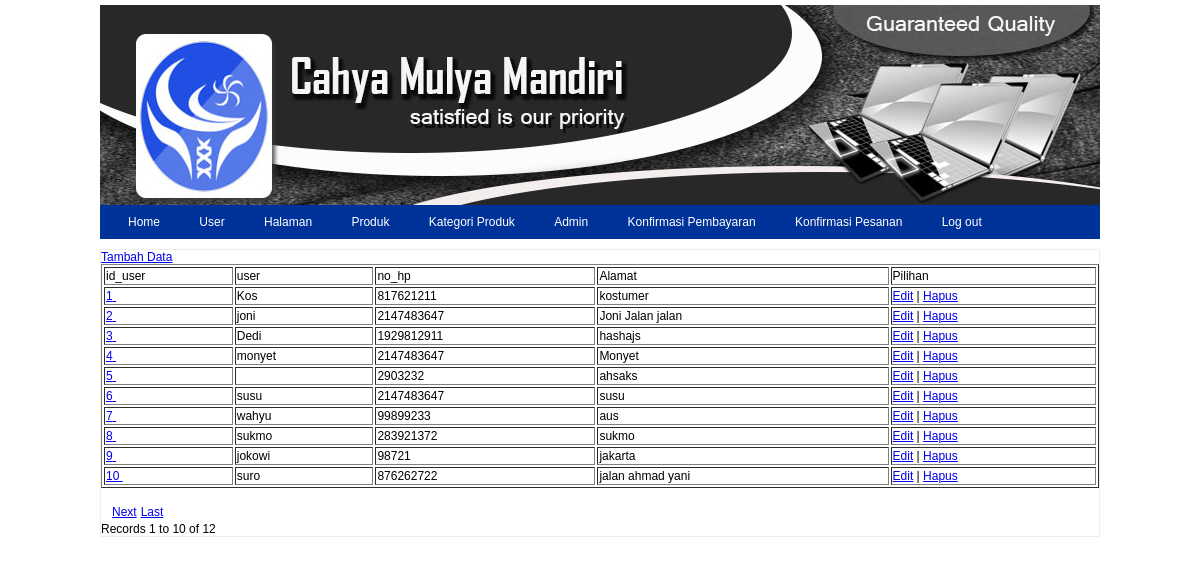
Page /panel/user/index.php on the committed database.
### tables this page shows
CREATE TABLE `user` (
  `id_user` int(5) NOT NULL AUTO_INCREMENT,
  `userName` varchar(20) NOT NULL,
  `passPass` varchar(20) NOT NULL,
  `nama_lengkap` varchar(30) DEFAULT NULL,
  `foto_profil` varchar(250) DEFAULT NULL,
  `alamat` text,
  `email` varchar(100) DEFAULT NULL,
  `no_hp` int(12) DEFAULT NULL,
  `tanggal_daftar` date DEFAULT NULL,
  PRIMARY KEY (`id_user`)
);

### panel/user/index.php (the view, shortened to what this page needs)
<?php require_once('../../Connections/toko_cahya.php');
include'../head.php';
include'../menu.php'; ?>
<a href="tambah.php" id="tambah"> Tambah Data </a>
<?php
$currentPage = $_SERVER["PHP_SELF"];
$maxRows_index = 10;
$pageNum_index = 0;
$startRow_index = $pageNum_index * $maxRows_index;
$query_index = "SELECT * FROM `user`";
$query_limit_index = sprintf("%s LIMIT %d, %d", $query_index, $startRow_index, $maxRows_index);
$index = mysql_query($query_limit_index, $toko_cahya) or die(mysql_error());
$row_index = mysql_fetch_assoc($index);
if (isset($_GET['totalRows_index'])) {
  $totalRows_index = $_GET['totalRows_index'];
} else {
  $all_index = mysql_query($query_index);
  $totalRows_index = mysql_num_rows($all_index);
}
$totalPages_index = ceil($totalRows_index/$maxRows_index)-1;
$queryString_index = "";
$queryString_index = sprintf("&totalRows_index=%d%s", $totalRows_index, $queryString_index);
?>
<!DOCTYPE html PUBLIC "-//W3C//DTD XHTML 1.0 Transitional//EN" "http://www.w3.org/TR/xhtml1/DTD/xhtml1-transitional.dtd">
<html xmlns="http://www.w3.org/1999/xhtml">
<head>
</head>
<body>
<table border="1" align="center" width="100%">
  <tr>
    <td>id_user</td>
    <td>user</td>
    <td>no_hp</td>
    <td>Alamat</td>
    <td>Pilihan</td>
  </tr>
  <?php do { ?>
    <tr>
      <td><a href="detail.php?recordID=<?php echo $row_index['id_user']; ?>"> <?php echo $row_index['id_user']; ?>&nbsp; </a></td>
      <td><?php echo $row_index['userName']; ?>&nbsp; </td>
      <td><?php echo $row_index['no_hp']; ?>&nbsp; </td>
      <td><?php echo $row_index['alamat']; ?>&nbsp; </td>
      <td><a href="edit.php?id_user=<?php echo $row_index['id_user']; ?>">Edit</a> | <a href="hapus.php?id_user=<?php echo $row_index['id_user']; ?>">Hapus</a></td>
    </tr>
    <?php } while ($row_index = mysql_fetch_assoc($index)); ?>
</table>
<br />
<table border="0">
  <tr>
    <td><?php if ($pageNum_index > 0) {  ?>
    <?php }  ?></td>
    <td><?php if ($pageNum_index > 0) {  ?>
    <?php }  ?></td>
    <td><?php if ($pageNum_index < $totalPages_index) {  ?>
        <a href="<?php printf("%s?pageNum_index=%d%s", $currentPage, min($totalPages_index, $pageNum_index + 1), $queryString_index); ?>">Next</a>
    <?php }  ?></td>
    <td><?php if ($pageNum_index < $totalPages_index) {  ?>
        <a href="<?php printf("%s?pageNum_index=%d%s", $currentPage, $totalPages_index, $queryString_index); ?>">Last</a>
    <?php }  ?></td>
  </tr>
</table>
Records <?php echo ($startRow_index + 1) ?> to <?php echo min($startRow_index + $maxRows_index, $totalRows_index) ?> of <?php echo $totalRows_index ?>
</body>
</html>

### tema.css (style rules this page uses)
body { font-family:Verdana, Geneva, sans-serif; font-size:12px; margin:0; padding:0; }

### rows in the picture
user: id_user "1", userName "Kos", no_hp "817621211", alamat "kostumer"
user: id_user "2", userName "joni", no_hp "2147483647", alamat "Joni Jalan jalan"
user: id_user "3", userName "Dedi", no_hp "1929812911", alamat "hashajs"
user: id_user "4", userName "monyet", no_hp "2147483647", alamat "Monyet"
user: id_user "5", no_hp "2903232", alamat "ahsaks"
user: id_user "6", userName "susu", no_hp "2147483647", alamat "susu"
user: id_user "7", userName "wahyu", no_hp "99899233", alamat "aus"
user: id_user "8", userName "sukmo", no_hp "283921372", alamat "sukmo"
user: id_user "9", userName "jokowi", no_hp "98721", alamat "jakarta"
user: id_user "10", userName "suro", no_hp "876262722", alamat "jalan ahmad yani"

### other values in the picture
$startRow_index + 1 "1"
min($startRow_index + $maxRows_index, $totalRows_index) "10"
$totalRows_index "12"
